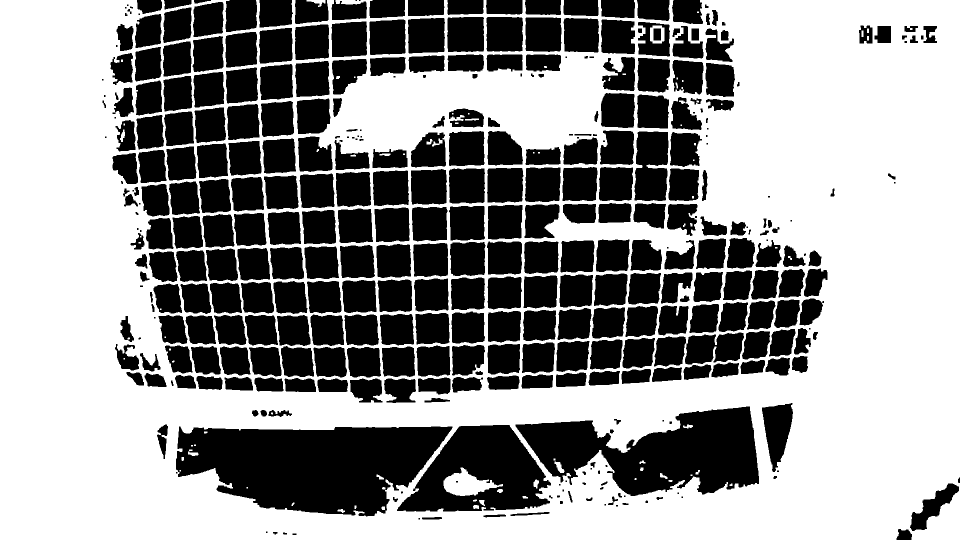
#> input picture mask/grid_mask.png, 1920 x 1080 px (shown at 1/2 size)
$ python clean_mask.py
#> lines starting #> are read from the running program, lines starting #| are printed output that depends on the picture; after the words box and inside, x2 and y2 are one past the last pixel; in counts of white or black regions, pixels touching at a corner belong together
import cv2 as cv
import numpy as np

# --- Maszk beolvasása ---
mask_path = "grid_mask.png"
mask = cv.imread(mask_path, cv.IMREAD_GRAYSCALE)
#> mask: shape (1080, 1920); 57.5% white; 388 black regions (60 under 20 px), largest, box (x1, y1, x2, y2) and area: (352, 853, 905, 1033) 70447, (1031, 813, 1518, 992) 50504, (794, 850, 1102, 1023) 31725

if mask is None:
    print("Hiba: Nem sikerült beolvasni a maszkot!")
    exit(1)

# --- Maszk mérete ---
h, w = mask.shape
#> h = 1080; w = 1920

# --- LÉPÉS 1: Zajcsökkentés és élek finomítása ---
# Kisebb fehér zajok eltüntetése, hogy ne kapcsolódjanak össze a széleken lévő foltokkal
blurred = cv.GaussianBlur(mask, (5, 5), 0)

# --- LÉPÉS 2: A maszk széleinek levágása, hogy csak a középső rész maradjon ---
crop_margin = 50  # Beállítható érték: a széleket ennyivel vágjuk le
cropped_mask = np.zeros_like(mask)
cropped_mask[crop_margin:h - crop_margin, crop_margin:w - crop_margin] = \
    mask[crop_margin:h - crop_margin, crop_margin:w - crop_margin]
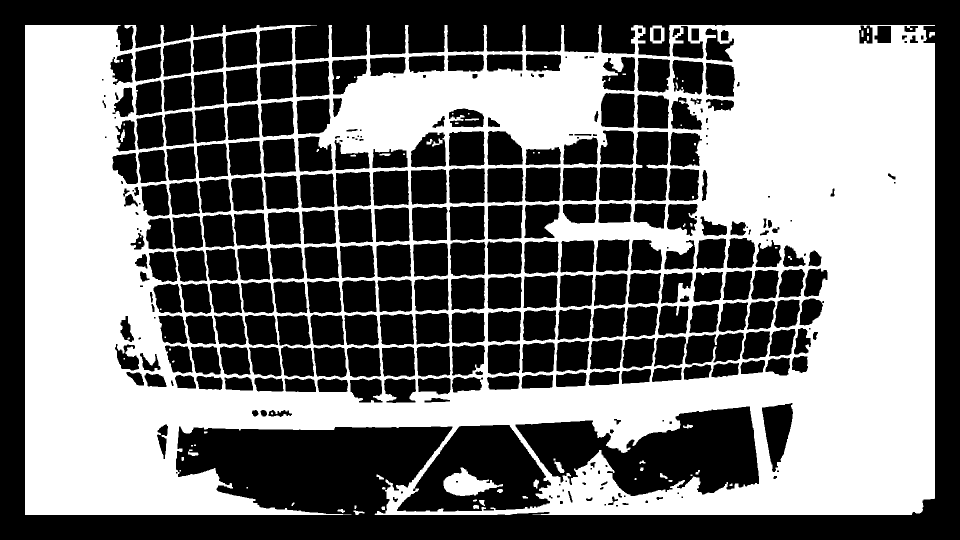
#> cropped_mask: shape (1080, 1920) (shown at 1/2 size); 45.9% white; 83 white regions (32 under 20 px), largest, box (x1, y1, x2, y2) and area: (50, 50, 1870, 1030) 945265, (887, 935, 1006, 992) 3418, (1300, 51, 1329, 87) 602

# --- LÉPÉS 3: Morfológiai műveletek a rácsok megőrzésére ---
kernel = np.ones((5, 5), np.uint8)
opened_mask = cv.morphologyEx(cropped_mask, cv.MORPH_OPEN, kernel)  # Kis zajok eltávolítása
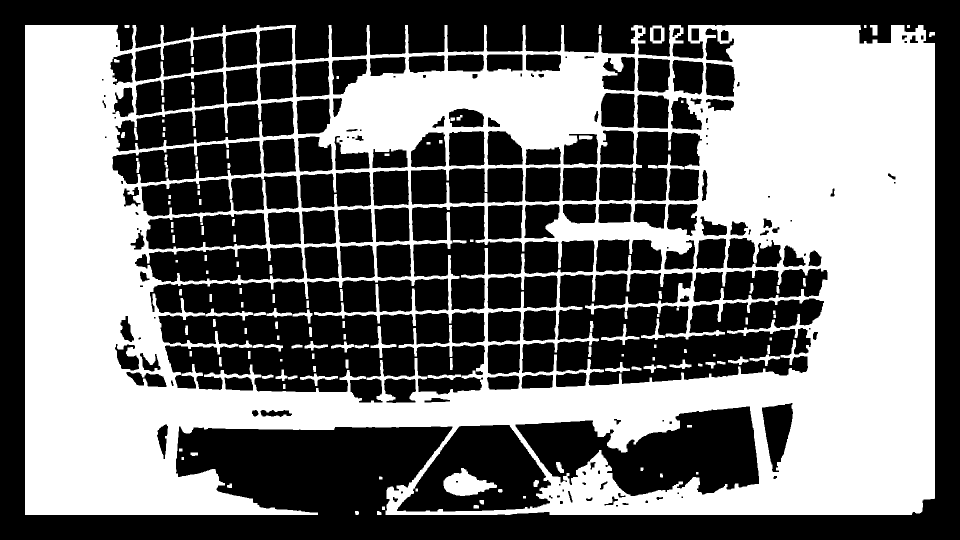
#> opened_mask: shape (1080, 1920) (shown at 1/2 size); 45.4% white; 151 white regions, largest, box (x1, y1, x2, y2) and area: (50, 50, 1870, 1030) 919922, (887, 936, 994, 992) 3320, (411, 617, 506, 641) 685
closed_mask = cv.morphologyEx(opened_mask, cv.MORPH_CLOSE, kernel)  # Lyukak betömése
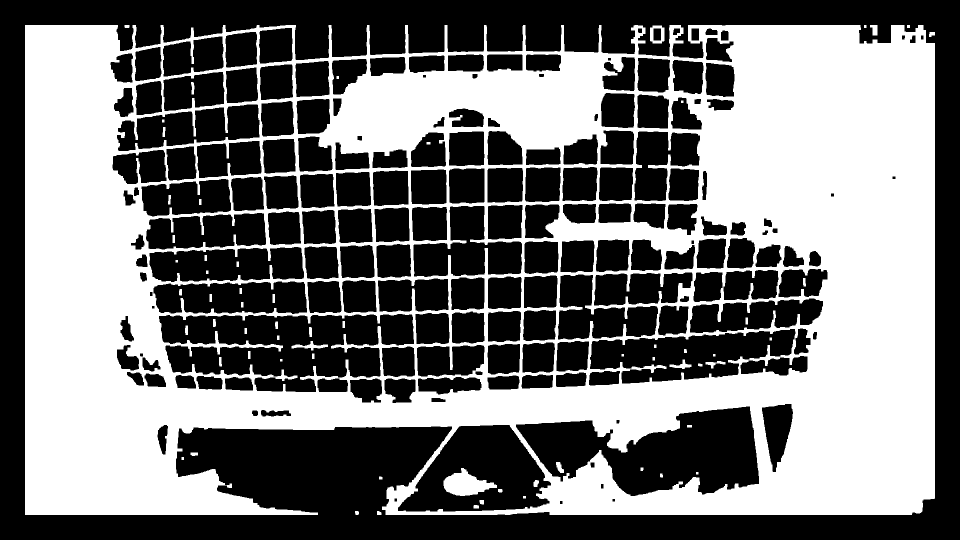
#> closed_mask: shape (1080, 1920) (shown at 1/2 size); 45.7% white; 64 white regions

# --- LÉPÉS 4: Kontúrok keresése és szétválasztása ---
contours, _ = cv.findContours(closed_mask, cv.RETR_EXTERNAL, cv.CHAIN_APPROX_SIMPLE)
#> contours = 12 contours; largest, box (x1, y1, x2, y2) and area: (50, 50, 1870, 1030) 1654801, (1300, 51, 1329, 87) 901, (1740, 50, 1755, 71) 200, (1858, 64, 1870, 74) 75, (381, 905, 396, 912) 74

racsok = np.zeros_like(mask)  # A rácsokat tároljuk itt

for cnt in contours:
    area = cv.contourArea(cnt)

    # Megtartjuk a közepes méretű régiókat (a rácsokat)
    if 1000 < area < 50000:
        cv.drawContours(racsok, [cnt], -1, (255), thickness=cv.FILLED)
#> this loop made 12 passes
#> area on passes 1, 2, 3, 5, 6, 7, 9, 11, 12: 48, 43.5, 28.5, 74.5, 75, 901, 200.5, 44, 1654801
#> (cnt, area) on passes 4, 8, 10: ([[363, 914], [363, 919], [367, 919], [367, 914]], 20), ([[1814, 50], [1814, 55], [1819, 55], [1819, 50]], 25), ([[1728, 50], [1728, 55], [1732, 55], [1732, 50]], 20)
#> racsok: shape (1080, 1920); every value is 0

# --- LÉPÉS 5: Végleges maszk mentése ---
output_path = "/mnt/data/cleaned_mask.png"
cv.imwrite(output_path, racsok)
print(f"Tisztított maszk elmentve: {output_path}")

# --- Megjelenítés ---
cv.imshow("Eredeti Maszk", mask)
cv.imshow("Levágott Maszk", cropped_mask)
cv.imshow("Rácsok (Megmaradnak)", racsok)
cv.imshow("Végső Tisztított Maszk", racsok)
cv.waitKey(0)
cv.destroyAllWindows()
